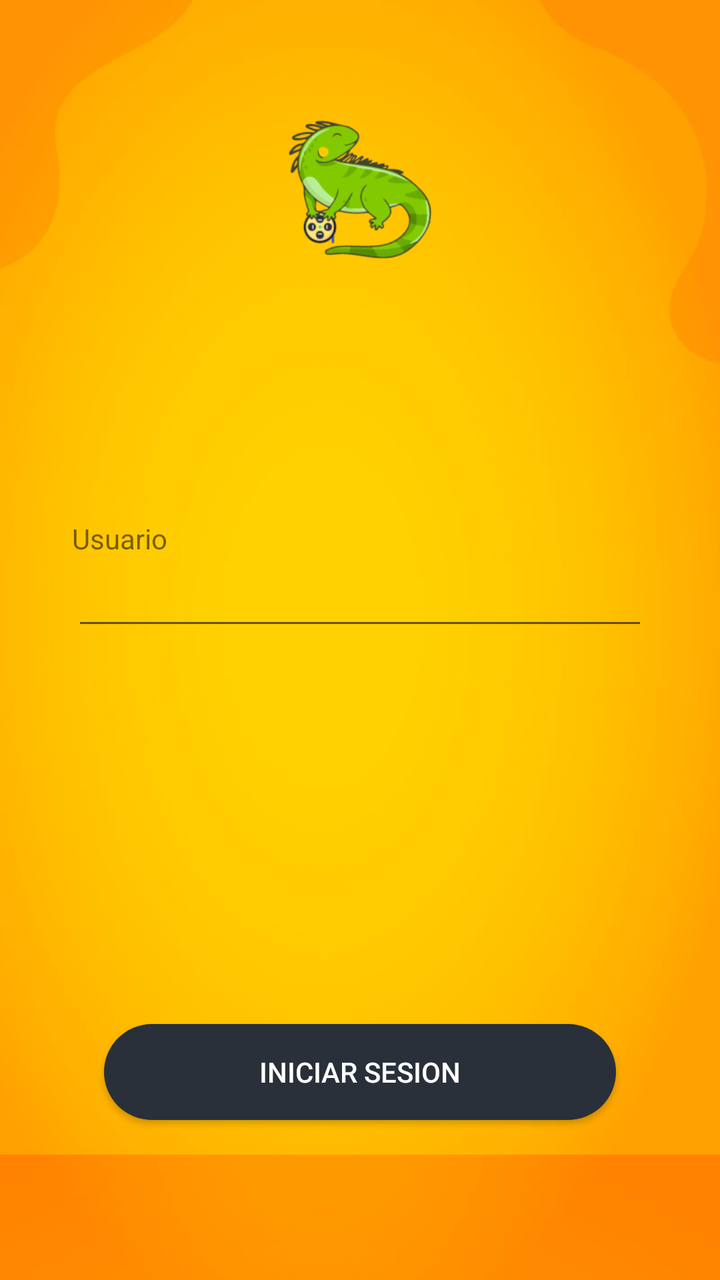
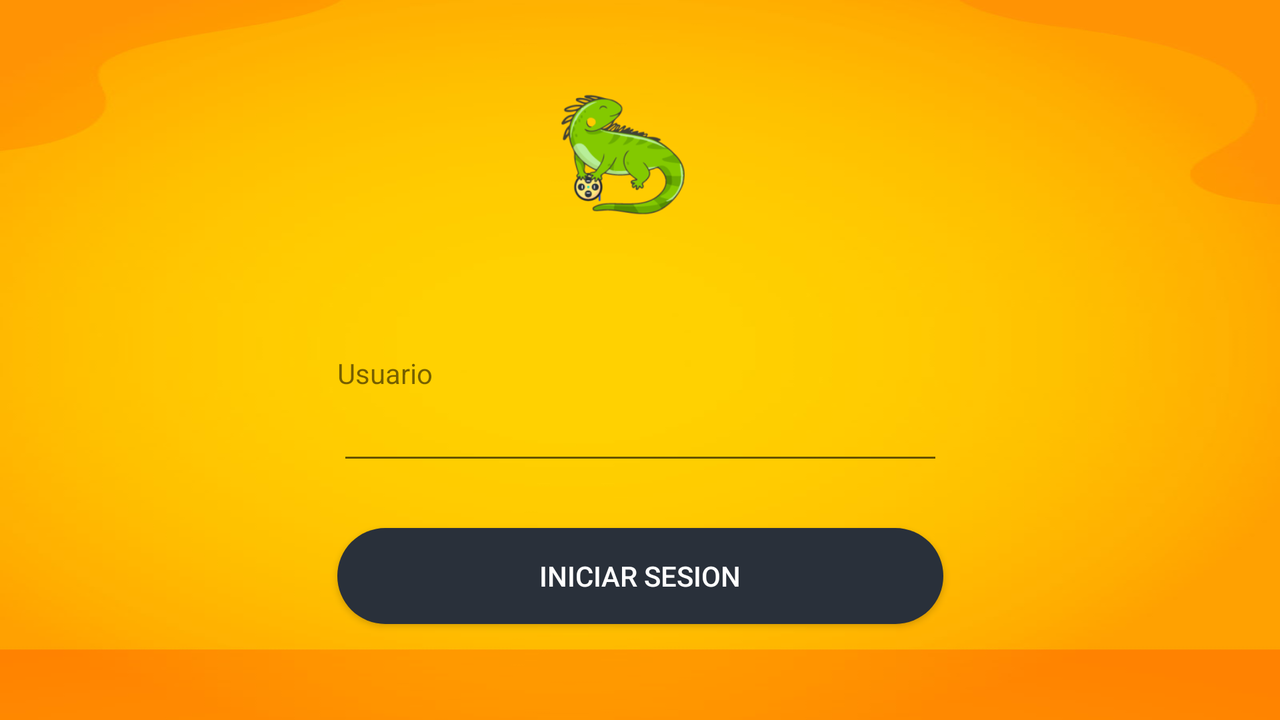

First picture: res/layout/ on a phone held upright. Second picture: the repository's own variant of that layout, on a device whose configuration matches the variant's folder. Source for both follows.
<!-- AndroidManifest.xml: application theme AppTheme -->
<!-- res/layout/activity_main.xml -->
<?xml version="1.0" encoding="utf-8"?>
<androidx.constraintlayout.widget.ConstraintLayout xmlns:android="http://schemas.android.com/apk/res/android"
    xmlns:app="http://schemas.android.com/apk/res-auto"
    xmlns:tools="http://schemas.android.com/tools"
    android:id="@+id/layaout_main_container"
    android:layout_width="match_parent"
    android:layout_height="match_parent"
    android:background="@drawable/fondo"
    tools:context=".MainActivity">

    <ImageView
        android:id="@+id/imageView"
        android:layout_width="156dp"
        android:layout_height="142dp"
        android:layout_marginTop="24dp"
        android:contentDescription="TODO"
        app:layout_constraintEnd_toStartOf="@+id/guideline4"
        app:layout_constraintStart_toStartOf="@+id/guideline3"
        app:layout_constraintTop_toTopOf="parent"
        app:srcCompat="@mipmap/ic_launcher_foreground" />

    <androidx.constraintlayout.widget.Guideline
        android:id="@+id/guideline3"
        android:layout_width="wrap_content"
        android:layout_height="wrap_content"
        android:orientation="vertical"
        app:layout_constraintGuide_percent="0.1" />

    <androidx.constraintlayout.widget.Guideline
        android:id="@+id/guideline4"
        android:layout_width="wrap_content"
        android:layout_height="wrap_content"
        android:orientation="vertical"
        app:layout_constraintGuide_percent="0.9" />

    <androidx.constraintlayout.widget.Guideline
        android:id="@+id/guideline5"
        android:layout_width="wrap_content"
        android:layout_height="wrap_content"
        android:orientation="horizontal"
        app:layout_constraintGuide_percent="0.9" />

    <androidx.constraintlayout.widget.Guideline
        android:id="@+id/guideline6"
        android:layout_width="wrap_content"
        android:layout_height="wrap_content"
        android:orientation="horizontal"
        app:layout_constraintGuide_percent="0.5" />

    <EditText
        android:id="@+id/editTextTextPersonName"
        android:layout_width="0dp"
        android:layout_height="wrap_content"
        android:ems="10"
        android:inputType="textPersonName"
        app:layout_constraintBottom_toTopOf="@+id/guideline6"
        app:layout_constraintEnd_toStartOf="@+id/guideline4"
        app:layout_constraintStart_toStartOf="@+id/guideline3" />

    <TextView
        android:id="@+id/textView"
        android:layout_width="wrap_content"
        android:layout_height="wrap_content"
        android:text="Usuario"
        android:textSize="14sp"
        app:layout_constraintBottom_toTopOf="@+id/editTextTextPersonName"
        app:layout_constraintStart_toStartOf="@+id/guideline3" />

    <Button
        android:id="@+id/button"
        android:layout_width="0dp"
        android:layout_height="wrap_content"
        android:layout_marginStart="16dp"
        android:layout_marginEnd="16dp"
        android:layout_marginBottom="16dp"
        android:background="@drawable/boton_redondo"
        android:shadowColor="#FFFFFF"
        android:text="@string/btnLogin"
        android:textColor="#FFFFFF"
        app:layout_constraintBottom_toTopOf="@+id/guideline5"
        app:layout_constraintEnd_toStartOf="@+id/guideline4"
        app:layout_constraintHorizontal_bias="0.0"
        app:layout_constraintStart_toStartOf="@+id/guideline3"
        />
</androidx.constraintlayout.widget.ConstraintLayout>
<!-- resources referenced by this layout -->
<resources>
  <!-- drawable boton_redondo (drawable) -->
  <?xml version="1.0" encoding="utf-8"?>
  <shape xmlns:android="http://schemas.android.com/apk/res/android" android:shape="rectangle" android:padding="10dp">
      <solid android:color="#29303A"/> 
      <corners
          android:bottomRightRadius="50dp"
          android:bottomLeftRadius="50dp"
          android:topLeftRadius="50dp"
          android:topRightRadius="50dp"/>
  </shape>
  <!-- drawable fondo: jpg bitmap (drawable-v24, 24906 bytes) -->
  <!-- mipmap ic_launcher_foreground: png bitmap (mipmap-hdpi, 7759 bytes) -->
  <string name="btnLogin">Iniciar Sesion</string>
  <style name="AppTheme" parent="Theme.AppCompat.Light.DarkActionBar">
          
          <item name="colorPrimary">@color/colorPrimary</item>
          <item name="colorPrimaryDark">@color/colorPrimaryDark</item>
          <item name="colorAccent">@color/colorAccent</item>
      </style>
</resources>
<!-- res/layout-land/activity_main.xml (the repository's variant of the layout above) -->
<!-- drawn on the phone turned sideways -->
<?xml version="1.0" encoding="utf-8"?>
<androidx.constraintlayout.widget.ConstraintLayout xmlns:android="http://schemas.android.com/apk/res/android"
    xmlns:app="http://schemas.android.com/apk/res-auto"
    xmlns:tools="http://schemas.android.com/tools"
    android:id="@+id/layaout_main_container"
    android:layout_width="match_parent"
    android:layout_height="match_parent"
    android:background="@drawable/fondo"
    tools:context=".MainActivity">

    <ImageView
        android:id="@+id/imageView"
        android:layout_width="181dp"
        android:layout_height="123dp"
        android:layout_marginTop="16dp"
        android:contentDescription="TODO"
        app:layout_constraintEnd_toStartOf="@+id/guideline4"
        app:layout_constraintHorizontal_bias="0.474"
        app:layout_constraintStart_toStartOf="@+id/guideline3"
        app:layout_constraintTop_toTopOf="parent"
        app:srcCompat="@mipmap/ic_launcher_foreground" />

    <androidx.constraintlayout.widget.Guideline
        android:id="@+id/guideline3"
        android:layout_width="wrap_content"
        android:layout_height="wrap_content"
        android:orientation="vertical"
        app:layout_constraintGuide_percent="0.1" />

    <androidx.constraintlayout.widget.Guideline
        android:id="@+id/guideline4"
        android:layout_width="wrap_content"
        android:layout_height="wrap_content"
        android:orientation="vertical"
        app:layout_constraintGuide_percent="0.9" />

    <androidx.constraintlayout.widget.Guideline
        android:id="@+id/guideline5"
        android:layout_width="wrap_content"
        android:layout_height="wrap_content"
        android:orientation="horizontal"
        app:layout_constraintGuide_percent="0.9" />

    <EditText
        android:id="@+id/editTextTextPersonName2"
        android:layout_width="303dp"
        android:layout_height="wrap_content"
        android:layout_marginBottom="4dp"
        android:ems="10"
        android:inputType="textPersonName"
        app:layout_constraintBottom_toTopOf="@+id/guideline"
        app:layout_constraintEnd_toStartOf="@+id/guideline4"
        app:layout_constraintStart_toStartOf="@+id/guideline3" />

    <TextView
        android:id="@+id/textView2"
        android:layout_width="wrap_content"
        android:layout_height="wrap_content"
        android:text="Usuario"
        android:textSize="14sp"
        app:layout_constraintBottom_toTopOf="@+id/editTextTextPersonName2"
        app:layout_constraintEnd_toEndOf="@+id/editTextTextPersonName2"
        app:layout_constraintHorizontal_bias="0.0"
        app:layout_constraintStart_toStartOf="@+id/editTextTextPersonName2" />

    <Button
        android:id="@+id/button"
        android:layout_width="303dp"
        android:layout_height="0dp"
        android:layout_marginBottom="12dp"
        android:background="@drawable/boton_redondo"
        android:shadowColor="#FFFFFF"
        android:text="@string/btnLogin"
        android:textColor="#FFFFFF"
        app:layout_constraintBottom_toTopOf="@+id/guideline5"
        app:layout_constraintEnd_toStartOf="@+id/guideline4"
        app:layout_constraintStart_toStartOf="@+id/guideline3" />

    <androidx.constraintlayout.widget.Guideline
        android:id="@+id/guideline"
        android:layout_width="wrap_content"
        android:layout_height="wrap_content"
        android:orientation="horizontal"
        app:layout_constraintGuide_percent="0.67" />
</androidx.constraintlayout.widget.ConstraintLayout>
